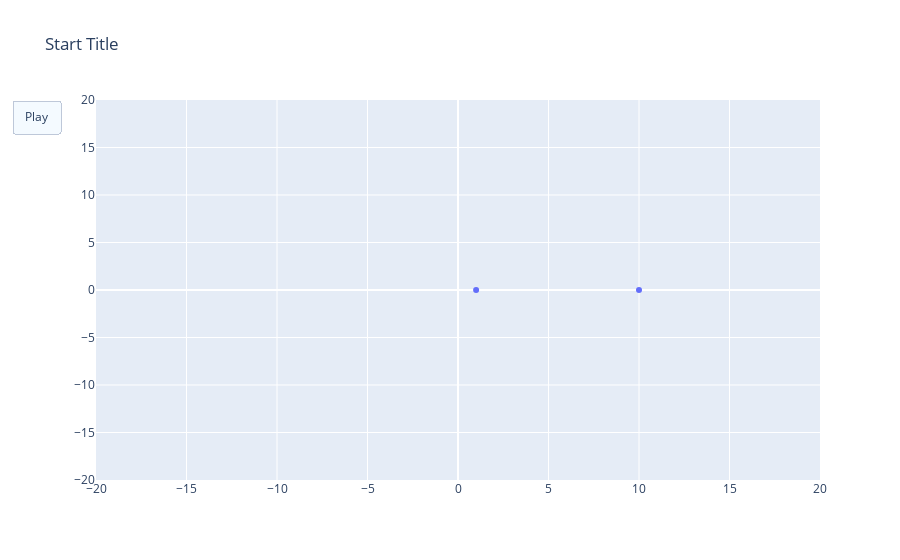

Source (notebook cell):
### Code cell
animlen = len(chaserx)
squaresize = 20
fig = go.Figure(
    data=[go.Scatter(x=[chaserx[0], None, portx[0]], y=[chasery[0], None, porty[0]])],
    layout=go.Layout(
        xaxis=dict(range=[-squaresize, squaresize], autorange=False),
        yaxis=dict(range=[-squaresize, squaresize], autorange=False),
        title="Start Title",
        updatemenus=[dict(
            type="buttons",
            buttons=[dict(label="Play",
                          method="animate",
                          args=[None, {"frame": {"duration": 10, "redraw": True},}])])]
    ),
    frames=[go.Frame(data=[go.Scatter(x=[chaserx[i], None, portx[i]],y=[chasery[i], None, porty[i]])]) for i in range(1,animlen)]
)




fig.show()

### Figure 1 — Plotly figure (JSON) as saved in the notebook; plotly's stock layout.template omitted (floating-point values rounded to 4 significant figures)
{"data": [{"type": "scatter", "x": [10, null, 1.0], "y": [0, null, 0.001]}], "layout": {"title": {"text": "Start Title"}, "updatemenus": [{"buttons": [{"args": [null, {"frame": {"duration": 10, "redraw": true}}], "label": "Play", "method": "animate"}], "type": "buttons"}], "xaxis": {"autorange": false, "range": [-20, 20]}, "yaxis": {"autorange": false, "range": [-20, 20]}}}
